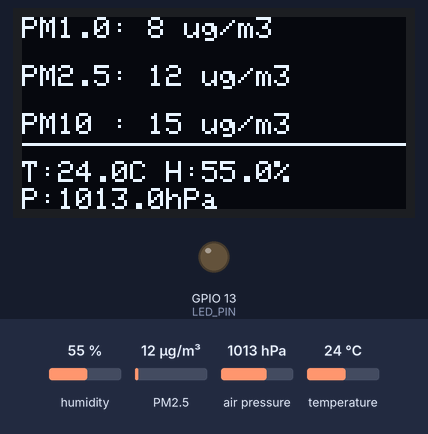
Bench run of a sketch on a simulated ESP32. On the bench: 128×64 one-colour display, output pins drawn as LEDs (lit = HIGH). The test bench sets the inputs (shaded band); at power-on: humidity 55 %, PM2.5 12 µg/m³, air pressure 1013 hPa, temperature 24 °C. The local clock reads 2024-03-15 10:24:30 at power-on unless the sketch sets it; storage starts empty; what the sketch prints to the serial monitor is not drawn.

Above: at 1.7 s.
1.8 s: humidity set to 22 %
At 3.3 s:
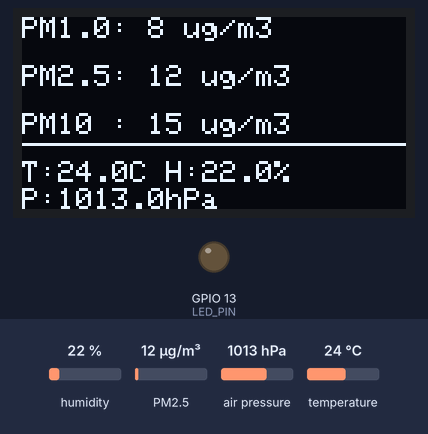
3.6 s: PM2.5 set to 6 µg/m³
At 4.8 s:
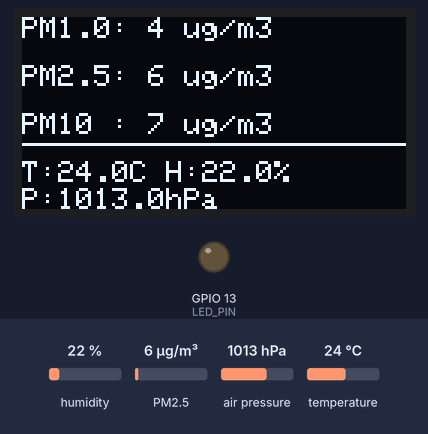
5.6 s: air pressure set to 952 hPa
At 6.6 s:
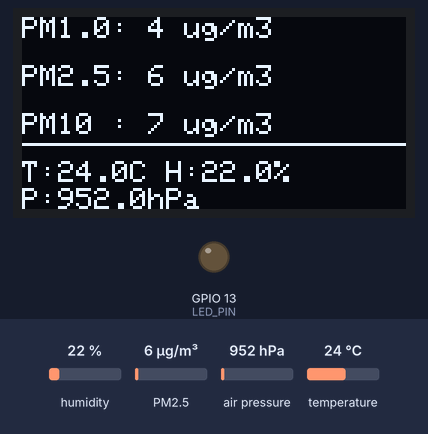
7.6 s: temperature set to 12 °C
At 9.3 s:
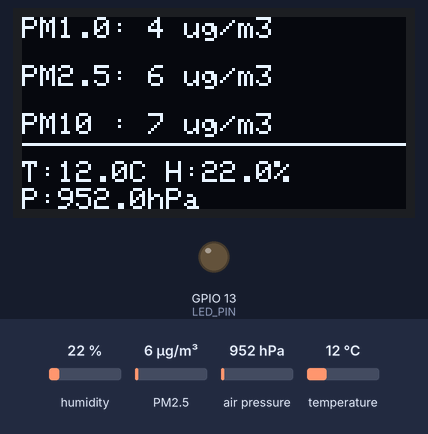
9.6 s: humidity set to 40 %
At 10.9 s:
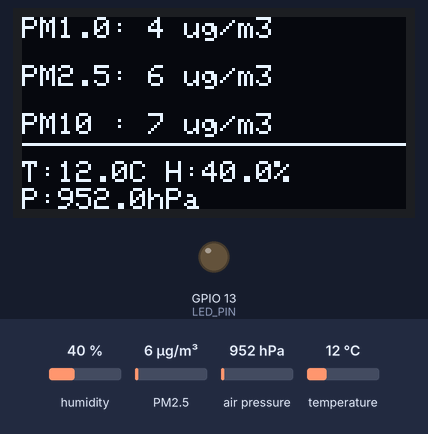
Timing chart, 0 to 12.6 s (numbered marks = the images above; inputs shaded):
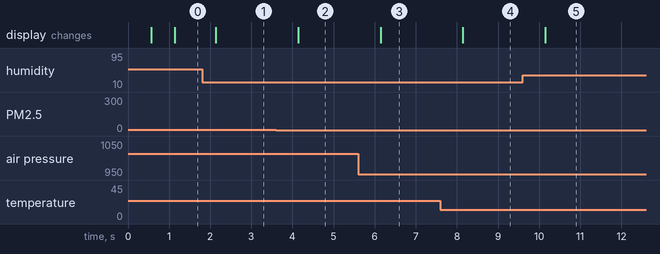

Measured:
- after the input at 1.8 s, the display: changes after 0.34 s (image 1)
- after the input at 3.6 s, the display: changes after 0.54 s (image 2)
- after the input at 5.6 s, the display: changes after 0.54 s (image 3)
- after the input at 7.6 s, the display: changes after 0.54 s (image 4)
- after the input at 9.6 s, the display: changes after 0.55 s (image 5)

The sketch:

BTL_VXL.ino
```cpp
/*========================== Thư viện =============================*/
#include <Wire.h>
#include <Adafruit_Sensor.h>
#include <Adafruit_BME280.h>
#include "PMS.h"
#include <Adafruit_GFX.h>
#include <Adafruit_SSD1306.h>
#include <SPI.h>                /* Giao tiếp SPI cho SD card */
#include <SD.h>
#include <RTClib.h>

/*=========== Cấu hình cho các linh kiện ===========*/
/*------ PMS7003 ------*/
#define RXD2 16
#define TXD2 17
/*------ Chân CS của SD card -----*/
#define SD_CS 5
/*------- LED --------*/
#define LED_PIN  13
/*---------------- OLED --------------*/
#define SCREEN_WIDTH 128 // OLED display width, in pixels
#define SCREEN_HEIGHT 64 // OLED display height, in pixels
#define OLED_RESET  -1
#define SCREEN_ADDRESS  0x3C


/* ================= Thời gian đọc ghi ================= */
unsigned long lastRead = 0;
unsigned long lastSave = 0;

const unsigned long READ_INTERVAL = 1000;  // 1 giây
const unsigned long SAVE_INTERVAL = 5000;  // 5 giây


/* ================= Biến lưu data ================= */
float temp = 0;
float hum = 0;
float press = 0;


/* ================= LED cảnh báo ================= */
uint8_t pm25_alarm_count = 0;


/* ================= Khai báo cảm biến ================= */

/*--------- PMS ---------*/
PMS pms(Serial2);
PMS::DATA data;

/*--------- BME ---------*/
Adafruit_BME280 bme;

/*--------- RTC ---------*/
RTC_DS3231 rtc;
DateTime t;

/*--------- OLED --------*/
Adafruit_SSD1306 display(SCREEN_WIDTH, SCREEN_HEIGHT, &Wire, OLED_RESET);

/*========= KHAI BÁO HÀM =========*/
void read_rtc();
void read_bme();
void read_pms();
void oled();
void saveData(); // lưu dữ liệu

/*========= SETUP =========*/
void setup(){
  Wire.begin(21, 22);
  Serial.begin(115200);
  delay(500);
  /*------- PMS -------*/
  Serial2.begin(9600, SERIAL_8N1, RXD2, TXD2);

  /*------- BME -------*/
  //bool status = bme.begin(0x76);
  if(!bme.begin(0x76)){
    Serial.println("Không tìm thấy BME280");
    while(1){};
  }

  /*-------------- RTC --------------*/
  if (!rtc.begin()) {
    Serial.println("Không tìm thấy DS3231");
    while (1);
  }
  //rtc.adjust(DateTime(F(__DATE__), F(__TIME__))); //set thời gian, chỉ dùng 1 lần

  /*-------------- OLED --------------*/
  if(!display.begin(SSD1306_SWITCHCAPVCC, SCREEN_ADDRESS)) {
    Serial.println(F("Không tìm thấy địa chỉ OLED"));
    while(1){}
  }
  display.clearDisplay();

  /*-------------- SD Card --------------*/
  if (!SD.begin(SD_CS)) {
    Serial.println("Không tìm thấy SD Card");
    while (1);
  }

  Serial.println("SD Card OK");

  // Tạo file CSV và tiêu đề nếu chưa có
  if (!SD.exists("/data.csv")) {

    File file = SD.open("/data.csv", FILE_WRITE);

    if (file) {

      file.println("Date,Time,PM1.0,PM2.5,PM10,Temperature,Humidity,Pressure");

      file.close();

      Serial.println("Tạo file data.csv");
    }
  }
  /*-------------- LED --------------*/
  pinMode(LED_PIN, OUTPUT);
  digitalWrite(LED_PIN,LOW);
}

void loop()
{
    unsigned long now = millis();

    /* ===== Đọc cảm biến mỗi 1 giây ===== */
    if (now - lastRead >= READ_INTERVAL)
    {
        lastRead = now;

        t = rtc.now();

        temp  = bme.readTemperature();
        hum   = bme.readHumidity();
        press = bme.readPressure() / 100.0;

        if (pms.readUntil(data))
        {
            read_rtc();
            read_bme();
            read_pms();

            /* ===== LED cảnh báo ===== */
            /* Nếu 5 mẫu liên tục đều lớn hơn 32ug thì LED hiện sáng*/
            if (data.PM_AE_UG_2_5 >= 32)
            {
                pm25_alarm_count++;
            }
            else
            {
                pm25_alarm_count = 0;
            }

            if (pm25_alarm_count >= 5)
            {
                digitalWrite(LED_PIN, HIGH);
            }
            else
            {
                digitalWrite(LED_PIN, LOW);
            }

            oled();
        }
    }

    /* ===== Ghi SD mỗi 5 giây ===== */
    if (now - lastSave >= SAVE_INTERVAL)
    {
        lastSave = now;
        saveData();
    }
}

/*===================CÁC HÀM ===================*/
void read_rtc(){
  Serial.print(t.day());
  Serial.print("/");

  Serial.print(t.month());
  Serial.print("/");

  Serial.print(t.year());
  Serial.print("  ");

  Serial.print(t.hour());
  Serial.print(":");

  Serial.print(t.minute());
  Serial.print(":");

  Serial.println(t.second());
}

void read_bme()
{
  Serial.print("Temp = ");
  Serial.print(temp);
  Serial.println(" °C");

  Serial.print("Hum = ");
  Serial.print(hum);
  Serial.println(" %");

  Serial.print("Pressure = ");
  Serial.print(press);
  Serial.println(" hPa");

  Serial.println();
}

void read_pms()
{
    Serial.print("PM1.0: ");
    Serial.println(data.PM_AE_UG_1_0);

    Serial.print("PM2.5: ");
    Serial.println(data.PM_AE_UG_2_5);

    Serial.print("PM10 : ");
    Serial.println(data.PM_AE_UG_10_0);
}

void oled()
{

    display.clearDisplay();
    display.setTextSize(1);
    display.setTextColor(SSD1306_WHITE);

  // dòng 1
    display.setCursor(0, 0);
    display.print("PM1.0: ");
    display.print(data.PM_AE_UG_1_0);
    display.println(" ug/m3");

  // dòng 2
    display.setCursor(0, 16);
    display.print("PM2.5: ");
    display.print(data.PM_AE_UG_2_5);
    display.println(" ug/m3");

    // dòng 3
    display.setCursor(0, 32);
    display.print("PM10 : ");
    display.print(data.PM_AE_UG_10_0);
    display.println(" ug/m3");

    //Đường thẳng ngăn cách
    display.println();
    display.drawLine(0, 42, 128, 42, SSD1306_WHITE);
    display.println();

    //Dữ liệu BME280
    display.setCursor(0, 48);
    display.print("T:");
    display.print(temp,1);
    display.print("C");

    display.print(" H:");
    display.print(hum,1);
    display.print("%");

    display.setCursor(0, 57);
    display.print("P:");
    display.print(press,1);
    display.print("hPa");

    display.display();
}

void saveData()
{

  File file = SD.open("/data.csv", FILE_APPEND);

  if (!file) {

    Serial.println("Không mở được file");

    return;
  }

  // ===== Ghi dữ liệu CSV =====
  //RTC
  file.print(t.day());
  file.print("-");

  file.print(t.month());
  file.print("-");

  file.print(t.year());
  file.print(",");

  file.print(t.hour());
  file.print(":");

  file.print(t.minute());
  file.print(":");

  file.print(t.second());
  file.print(",");

  //PMS
  file.print(data.PM_AE_UG_1_0);
  file.print(",");

  file.print(data.PM_AE_UG_2_5);
  file.print(",");

  file.print(data.PM_AE_UG_10_0);
  file.print(",");

  //BME
  file.print(temp);
  file.print(",");

  file.print(hum);
  file.print(",");

  file.println(press);

  file.close();

  Serial.println("Đã lưu dữ liệu vào SD");
  Serial.println("------");
}
```
